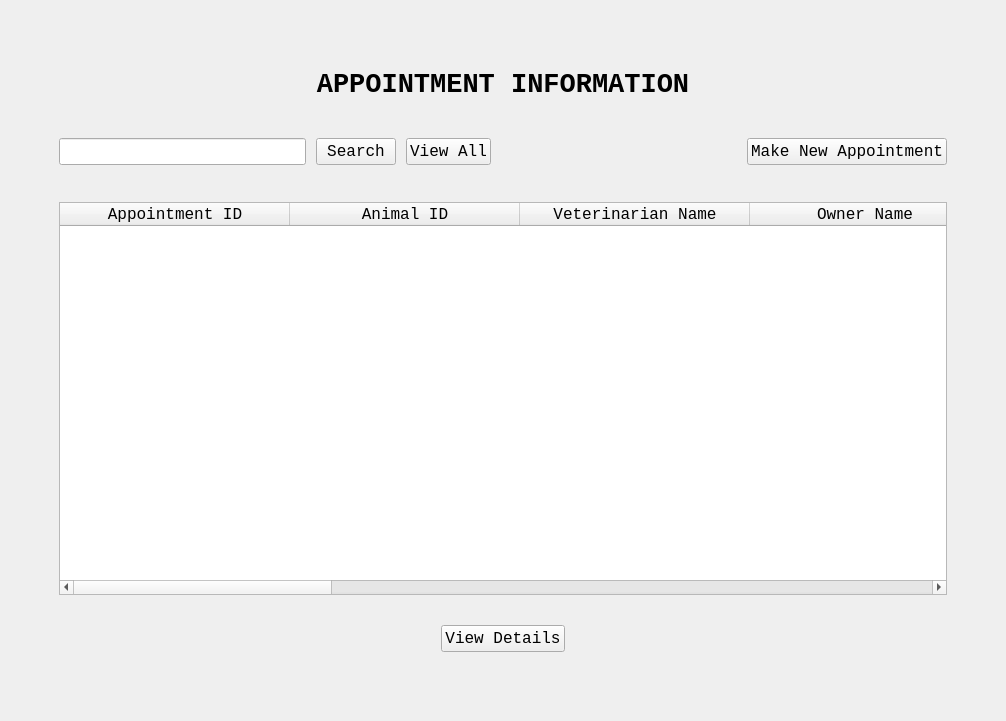
<?xml version="1.0" encoding="UTF-8"?>
<ui version="4.0">
 <class>Appointment</class>
 <widget class="QMainWindow" name="Appointment">
  <property name="geometry">
   <rect>
    <x>0</x>
    <y>0</y>
    <width>1006</width>
    <height>721</height>
   </rect>
  </property>
  <property name="font">
   <font>
    <weight>75</weight>
    <bold>true</bold>
   </font>
  </property>
  <property name="windowTitle">
   <string>Appointments</string>
  </property>
  <widget class="QWidget" name="centralwidget">
   <layout class="QVBoxLayout" name="verticalLayout_2">
    <item>
     <layout class="QVBoxLayout" name="verticalLayout" stretch="1,1,0,1,15,1">
      <property name="spacing">
       <number>10</number>
      </property>
      <property name="leftMargin">
       <number>50</number>
      </property>
      <property name="topMargin">
       <number>50</number>
      </property>
      <property name="rightMargin">
       <number>50</number>
      </property>
      <property name="bottomMargin">
       <number>50</number>
      </property>
      <item>
       <layout class="QHBoxLayout" name="horizontal_layout_Label">
        <property name="leftMargin">
         <number>10</number>
        </property>
        <property name="topMargin">
         <number>10</number>
        </property>
        <property name="rightMargin">
         <number>10</number>
        </property>
        <item>
         <widget class="QLabel" name="label_2">
          <property name="font">
           <font>
            <family>Courier New</family>
            <pointsize>20</pointsize>
            <weight>75</weight>
            <bold>true</bold>
           </font>
          </property>
          <property name="text">
           <string>APPOINTMENT INFORMATION</string>
          </property>
          <property name="alignment">
           <set>Qt::AlignCenter</set>
          </property>
         </widget>
        </item>
       </layout>
      </item>
      <item>
       <spacer name="verticalSpacer">
        <property name="orientation">
         <enum>Qt::Vertical</enum>
        </property>
        <property name="sizeHint" stdset="0">
         <size>
          <width>20</width>
          <height>40</height>
         </size>
        </property>
       </spacer>
      </item>
      <item>
       <layout class="QGridLayout" name="gridLayout_13">
        <property name="spacing">
         <number>10</number>
        </property>
        <item row="1" column="5">
         <widget class="QPushButton" name="button_app_create">
          <property name="font">
           <font>
            <family>Courier New</family>
            <pointsize>12</pointsize>
            <weight>50</weight>
            <bold>false</bold>
            <kerning>true</kerning>
           </font>
          </property>
          <property name="cursor">
           <cursorShape>PointingHandCursor</cursorShape>
          </property>
          <property name="text">
           <string>Make New Appointment</string>
          </property>
          <property name="iconSize">
           <size>
            <width>16</width>
            <height>16</height>
           </size>
          </property>
         </widget>
        </item>
        <item row="1" column="2">
         <widget class="QPushButton" name="button_app_search">
          <property name="font">
           <font>
            <family>Courier New</family>
            <pointsize>12</pointsize>
            <weight>50</weight>
            <bold>false</bold>
            <kerning>true</kerning>
           </font>
          </property>
          <property name="cursor">
           <cursorShape>PointingHandCursor</cursorShape>
          </property>
          <property name="text">
           <string>Search</string>
          </property>
         </widget>
        </item>
        <item row="1" column="0">
         <widget class="QLineEdit" name="line_animal_search_2">
          <property name="font">
           <font>
            <family>Courier New</family>
            <pointsize>12</pointsize>
            <weight>50</weight>
            <bold>false</bold>
            <kerning>true</kerning>
           </font>
          </property>
         </widget>
        </item>
        <item row="1" column="4">
         <spacer name="horizontalSpacer_4">
          <property name="orientation">
           <enum>Qt::Horizontal</enum>
          </property>
          <property name="sizeHint" stdset="0">
           <size>
            <width>40</width>
            <height>20</height>
           </size>
          </property>
         </spacer>
        </item>
        <item row="1" column="3">
         <widget class="QPushButton" name="button_app_view_all">
          <property name="font">
           <font>
            <family>Courier New</family>
            <pointsize>12</pointsize>
            <weight>50</weight>
            <bold>false</bold>
            <kerning>true</kerning>
           </font>
          </property>
          <property name="cursor">
           <cursorShape>PointingHandCursor</cursorShape>
          </property>
          <property name="text">
           <string>View All</string>
          </property>
         </widget>
        </item>
       </layout>
      </item>
      <item>
       <spacer name="verticalSpacer_2">
        <property name="orientation">
         <enum>Qt::Vertical</enum>
        </property>
        <property name="sizeHint" stdset="0">
         <size>
          <width>20</width>
          <height>40</height>
         </size>
        </property>
       </spacer>
      </item>
      <item>
       <layout class="QVBoxLayout" name="vertical_layout_table" stretch="0">
        <property name="leftMargin">
         <number>0</number>
        </property>
        <property name="topMargin">
         <number>0</number>
        </property>
        <property name="rightMargin">
         <number>0</number>
        </property>
        <property name="bottomMargin">
         <number>10</number>
        </property>
        <item>
         <widget class="QTableWidget" name="appointment_table_widget_2">
          <property name="sizePolicy">
           <sizepolicy hsizetype="Expanding" vsizetype="Expanding">
            <horstretch>0</horstretch>
            <verstretch>0</verstretch>
           </sizepolicy>
          </property>
          <property name="minimumSize">
           <size>
            <width>0</width>
            <height>341</height>
           </size>
          </property>
          <property name="maximumSize">
           <size>
            <width>16777215</width>
            <height>16777215</height>
           </size>
          </property>
          <property name="font">
           <font>
            <family>Courier New</family>
            <pointsize>12</pointsize>
            <weight>50</weight>
            <bold>false</bold>
           </font>
          </property>
          <property name="cursor" stdset="0">
           <cursorShape>PointingHandCursor</cursorShape>
          </property>
          <attribute name="horizontalHeaderCascadingSectionResizes">
           <bool>false</bool>
          </attribute>
          <attribute name="horizontalHeaderMinimumSectionSize">
           <number>39</number>
          </attribute>
          <attribute name="horizontalHeaderDefaultSectionSize">
           <number>230</number>
          </attribute>
          <attribute name="horizontalHeaderStretchLastSection">
           <bool>true</bool>
          </attribute>
          <column>
           <property name="text">
            <string>Appointment ID</string>
           </property>
           <property name="font">
            <font>
             <weight>50</weight>
             <bold>false</bold>
            </font>
           </property>
          </column>
          <column>
           <property name="text">
            <string>Animal ID</string>
           </property>
          </column>
          <column>
           <property name="text">
            <string>Veterinarian Name</string>
           </property>
          </column>
          <column>
           <property name="text">
            <string>Owner Name</string>
           </property>
          </column>
          <column>
           <property name="text">
            <string>Phone Number</string>
           </property>
          </column>
          <column>
           <property name="text">
            <string>Species</string>
           </property>
          </column>
          <column>
           <property name="text">
            <string>Visit Reason</string>
           </property>
          </column>
          <column>
           <property name="text">
            <string>Date</string>
           </property>
          </column>
          <column>
           <property name="text">
            <string>Time</string>
           </property>
          </column>
          <column>
           <property name="text">
            <string>Status</string>
           </property>
          </column>
         </widget>
        </item>
       </layout>
      </item>
      <item>
       <layout class="QHBoxLayout" name="horizontal_layout_button" stretch="1,0,1">
        <property name="leftMargin">
         <number>10</number>
        </property>
        <property name="topMargin">
         <number>10</number>
        </property>
        <property name="rightMargin">
         <number>10</number>
        </property>
        <property name="bottomMargin">
         <number>10</number>
        </property>
        <item>
         <spacer name="horizontalSpacer_5">
          <property name="orientation">
           <enum>Qt::Horizontal</enum>
          </property>
          <property name="sizeHint" stdset="0">
           <size>
            <width>40</width>
            <height>20</height>
           </size>
          </property>
         </spacer>
        </item>
        <item>
         <widget class="QPushButton" name="button_app_details">
          <property name="sizePolicy">
           <sizepolicy hsizetype="Maximum" vsizetype="Fixed">
            <horstretch>0</horstretch>
            <verstretch>0</verstretch>
           </sizepolicy>
          </property>
          <property name="font">
           <font>
            <family>Courier New</family>
            <pointsize>12</pointsize>
            <weight>50</weight>
            <bold>false</bold>
           </font>
          </property>
          <property name="cursor">
           <cursorShape>PointingHandCursor</cursorShape>
          </property>
          <property name="text">
           <string>View Details</string>
          </property>
         </widget>
        </item>
        <item>
         <spacer name="horizontalSpacer_6">
          <property name="orientation">
           <enum>Qt::Horizontal</enum>
          </property>
          <property name="sizeHint" stdset="0">
           <size>
            <width>40</width>
            <height>20</height>
           </size>
          </property>
         </spacer>
        </item>
       </layout>
      </item>
     </layout>
    </item>
   </layout>
  </widget>
 </widget>
 <resources/>
 <connections/>
</ui>
